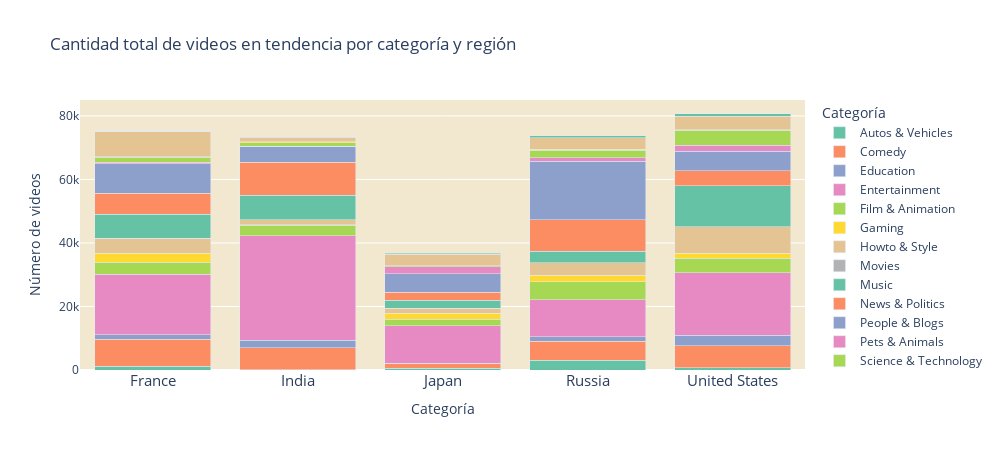

Here is the notebook cell this chart was saved with:
### Markdown cell above
## Gráfico de Barras Apiladas (Cantidad de Videos en Tendencias por Categoría)
Observaciones:

La cantidad total de videos en tendencias muestra cierta estacionalidad o variaciones a lo largo del tiempo.
Hay picos y caídas regulares, que podrían estar relacionados con eventos globales, lanzamientos de contenido, o cambios en el algoritmo de tendencias.

Algunas categorías como "Entertainment" (la de color predominante púrpura) parecen dominar el número total de videos en tendencias, otras categorías como "Music" y "Comedy" tienen contribuciones significativas, pero no superan a "Entertainment".

Categorías como "Nonprofits & Activism", "Travel & Events" y "Trailers" tienen una representación mínima en las tendencias.

# Conclusión:

El gráfico muestra un dominio claro de ciertas categorías como "Entertainment" y "Music", mientras que las categorías más pequeñas tienen poca representación. Esto podría indicar un sesgo en los videos en tendencias hacia contenido más popular o comercial.

## Gráfico de Líneas (Proporción Porcentual de Cada Categoría en Tendencias)

Algunas categorías, como "Entertainment" y "Music", tienen una proporción porcentual relativamente estable, aunque con ligeras fluctuaciones.

Algunas categorías muestran una tendencia a la baja en su proporción porcentual con el tiempo (por ejemplo, "Film & Animation").

Hay una alta diversidad de categorías, pero las categorías principales dominan la mayor parte de las tendencias. Para las categorías menores, los porcentajes parecen más ruidosos, posiblemente debido a la baja cantidad de videos en esas categorías.

# Conclusión:

El gráfico indica que, aunque las tendencias permiten cierta diversidad de categorías, el peso relativo de las categorías principales (como "Entertainment" y "Music") sigue siendo dominante. Esto podría reflejar las preferencias del público o las dinámicas del algoritmo de tendencias.

## Conclusión General sobre Ambos Gráficos

Las categorías de contenido popular como "Entertainment" y "Music" dominan consistentemente en cantidad y proporción.

Aunque hay representación de categorías más pequeñas, su impacto es mínimo, lo que podría indicar un sesgo hacia contenido comercial o ampliamente consumido.

La estacionalidad o eventos globales parecen influir en los picos y caídas en la cantidad de videos en tendencias.

### Code cell
# Gráfico de barras para la cantidad de videos por categoría y región

category_counts = df.groupby(['region', 'category_title'])['videos_count'].sum().reset_index()

# Crear el gráfico de barras
fig = px.bar(
    category_counts,
    x="region",  # Eje X: Región
    y="videos_count",  # Eje Y: Número de videos
    color="category_title",  # Agrupar por categoría
    barmode="stack",  # Barras apiladas
    title="Número de Videos en Tendencia por Región y Categoría",
    labels={"videos_count": "Número de Videos", "region": "Región", "category_title": "Categoría"},
    color_discrete_sequence=px.colors.qualitative.Set2  # Paleta de colores
)

fig.update_layout(
    plot_bgcolor = color_fondo,
    xaxis = form_ticks,
    yaxis = dict(),
    title='Cantidad total de videos en tendencia por categoría y región',
    
    xaxis_title='Categoría',
    yaxis_title='Número de videos',
    autosize = False,
    width = 1000,
    height = 450
)

fig.show()

### Figure 1 — Plotly figure (JSON) as saved in the notebook; plotly's stock layout.template omitted (floating-point values rounded to 4 significant figures)
{"data": [{"alignmentgroup": "True", "hovertemplate": "Categoría=Autos & Vehicles<br>Región=%{x}<br>Número de Videos=%{y}<extra></extra>", "legendgroup": "Autos & Vehicles", "marker": {"color": "rgb(102,194,165)", "pattern": {"shape": ""}}, "name": "Autos & Vehicles", "offsetgroup": "Autos & Vehicles", "orientation": "v", "showlegend": true, "textposition": "auto", "type": "bar", "x": ["France", "India", "Japan", "Russia", "United States"], "xaxis": "x", "y": [1220, 138, 538, 3116, 758], "yaxis": "y"}, {"alignmentgroup": "True", "hovertemplate": "Categoría=Comedy<br>Región=%{x}<br>Número de Videos=%{y}<extra></extra>", "legendgroup": "Comedy", "marker": {"color": "rgb(252,141,98)", "pattern": {"shape": ""}}, "name": "Comedy", "offsetgroup": "Comedy", "orientation": "v", "showlegend": true, "textposition": "auto", "type": "bar", "x": ["France", "India", "Japan", "Russia", "United States"], "xaxis": "x", "y": [8446, 6814, 1372, 5968, 6870], "yaxis": "y"}, {"alignmentgroup": "True", "hovertemplate": "Categoría=Education<br>Región=%{x}<br>Número de Videos=%{y}<extra></extra>", "legendgroup": "Education", "marker": {"color": "rgb(141,160,203)", "pattern": {"shape": ""}}, "name": "Education", "offsetgroup": "Education", "orientation": "v", "showlegend": true, "textposition": "auto", "type": "bar", "x": ["France", "India", "Japan", "Russia", "United States"], "xaxis": "x", "y": [1480, 2360, 212, 1326, 3284], "yaxis": "y"}, {"alignmentgroup": "True", "hovertemplate": "Categoría=Entertainment<br>Región=%{x}<br>Número de Videos=%{y}<extra></extra>", "legendgroup": "Entertainment", "marker": {"color": "rgb(231,138,195)", "pattern": {"shape": ""}}, "name": "Entertainment", "offsetgroup": "Entertainment", "orientation": "v", "showlegend": true, "textposition": "auto", "type": "bar", "x": ["France", "India", "Japan", "Russia", "United States"], "xaxis": "x", "y": [19020, 32924, 11734, 11692, 19638], "yaxis": "y"}, {"alignmentgroup": "True", "hovertemplate": "Categoría=Film & Animation<br>Región=%{x}<br>Número de Videos=%{y}<extra></extra>", "legendgroup": "Film & Animation", "marker": {"color": "rgb(166,216,84)", "pattern": {"shape": ""}}, "name": "Film & Animation", "offsetgroup": "Film & Animation", "orientation": "v", "showlegend": true, "textposition": "auto", "type": "bar", "x": ["France", "India", "Japan", "Russia", "United States"], "xaxis": "x", "y": [3768, 3298, 2140, 5676, 4680], "yaxis": "y"}, {"alignmentgroup": "True", "hovertemplate": "Categoría=Gaming<br>Región=%{x}<br>Número de Videos=%{y}<extra></extra>", "legendgroup": "Gaming", "marker": {"color": "rgb(255,217,47)", "pattern": {"shape": ""}}, "name": "Gaming", "offsetgroup": "Gaming", "orientation": "v", "showlegend": true, "textposition": "auto", "type": "bar", "x": ["France", "India", "Japan", "Russia", "United States"], "xaxis": "x", "y": [2786, 132, 1834, 2050, 1606], "yaxis": "y"}, {"alignmentgroup": "True", "hovertemplate": "Categoría=Howto & Style<br>Región=%{x}<br>Número de Videos=%{y}<extra></extra>", "legendgroup": "Howto & Style", "marker": {"color": "rgb(229,196,148)", "pattern": {"shape": ""}}, "name": "Howto & Style", "offsetgroup": "Howto & Style", "orientation": "v", "showlegend": true, "textposition": "auto", "type": "bar", "x": ["France", "India", "Japan", "Russia", "United States"], "xaxis": "x", "y": [4668, 1674, 1574, 3928, 8280], "yaxis": "y"}, {"alignmentgroup": "True", "hovertemplate": "Categoría=Movies<br>Región=%{x}<br>Número de Videos=%{y}<extra></extra>", "legendgroup": "Movies", "marker": {"color": "rgb(179,179,179)", "pattern": {"shape": ""}}, "name": "Movies", "offsetgroup": "Movies", "orientation": "v", "showlegend": true, "textposition": "auto", "type": "bar", "x": ["France", "India", "Russia"], "xaxis": "x", "y": [22, 32, 2], "yaxis": "y"}, {"alignmentgroup": "True", "hovertemplate": "Categoría=Music<br>Región=%{x}<br>Número de Videos=%{y}<extra></extra>", "legendgroup": "Music", "marker": {"color": "rgb(102,194,165)", "pattern": {"shape": ""}}, "name": "Music", "offsetgroup": "Music", "orientation": "v", "showlegend": true, "textposition": "auto", "type": "bar", "x": ["France", "India", "Japan", "Russia", "United States"], "xaxis": "x", "y": [7658, 7714, 2480, 3664, 12874], "yaxis": "y"}, {"alignmentgroup": "True", "hovertemplate": "Categoría=News & Politics<br>Región=%{x}<br>Número de Videos=%{y}<extra></extra>", "legendgroup": "News & Politics", "marker": {"color": "rgb(252,141,98)", "pattern": {"shape": ""}}, "name": "News & Politics", "offsetgroup": "News & Politics", "orientation": "v", "showlegend": true, "textposition": "auto", "type": "bar", "x": ["France", "India", "Japan", "Russia", "United States"], "xaxis": "x", "y": [6526, 10346, 2654, 9858, 4818], "yaxis": "y"}, {"alignmentgroup": "True", "hovertemplate": "Categoría=People & Blogs<br>Región=%{x}<br>Número de Videos=%{y}<extra></extra>", "legendgroup": "People & Blogs", "marker": {"color": "rgb(141,160,203)", "pattern": {"shape": ""}}, "name": "People & Blogs", "offsetgroup": "People & Blogs", "orientation": "v", "showlegend": true, "textposition": "auto", "type": "bar", "x": ["France", "India", "Japan", "Russia", "United States"], "xaxis": "x", "y": [9346, 4988, 5792, 18452, 6122], "yaxis": "y"}, {"alignmentgroup": "True", "hovertemplate": "Categoría=Pets & Animals<br>Región=%{x}<br>Número de Videos=%{y}<extra></extra>", "legendgroup": "Pets & Animals", "marker": {"color": "rgb(231,138,195)", "pattern": {"shape": ""}}, "name": "Pets & Animals", "offsetgroup": "Pets & Animals", "orientation": "v", "showlegend": true, "textposition": "auto", "type": "bar", "x": ["France", "India", "Japan", "Russia", "United States"], "xaxis": "x", "y": [468, 6, 2250, 1154, 1832], "yaxis": "y"}, {"alignmentgroup": "True", "hovertemplate": "Categoría=Science & Technology<br>Región=%{x}<br>Número de Videos=%{y}<extra></extra>", "legendgroup": "Science & Technology", "marker": {"color": "rgb(166,216,84)", "pattern": {"shape": ""}}, "name": "Science & Technology", "offsetgroup": "Science & Technology", "orientation": "v", "showlegend": true, "textposition": "auto", "type": "bar", "x": ["France", "India", "Japan", "Russia", "United States"], "xaxis": "x", "y": [1588, 1096, 300, 2226, 4722], "yaxis": "y"}, {"alignmentgroup": "True", "hovertemplate": "Categoría=Shows<br>Región=%{x}<br>Número de Videos=%{y}<extra></extra>", "legendgroup": "Shows", "marker": {"color": "rgb(255,217,47)", "pattern": {"shape": ""}}, "name": "Shows", "offsetgroup": "Shows", "orientation": "v", "showlegend": true, "textposition": "auto", "type": "bar", "x": ["France", "India", "Russia", "United States"], "xaxis": "x", "y": [198, 410, 388, 114], "yaxis": "y"}, {"alignmentgroup": "True", "hovertemplate": "Categoría=Sports<br>Región=%{x}<br>Número de Videos=%{y}<extra></extra>", "legendgroup": "Sports", "marker": {"color": "rgb(229,196,148)", "pattern": {"shape": ""}}, "name": "Sports", "offsetgroup": "Sports", "orientation": "v", "showlegend": true, "textposition": "auto", "type": "bar", "x": ["France", "India", "Japan", "Russia", "United States"], "xaxis": "x", "y": [8002, 1424, 3606, 3684, 4250], "yaxis": "y"}, {"alignmentgroup": "True", "hovertemplate": "Categoría=Trailers<br>Región=%{x}<br>Número de Videos=%{y}<extra></extra>", "legendgroup": "Trailers", "marker": {"color": "rgb(179,179,179)", "pattern": {"shape": ""}}, "name": "Trailers", "offsetgroup": "Trailers", "orientation": "v", "showlegend": true, "textposition": "auto", "type": "bar", "x": ["France"], "xaxis": "x", "y": [4], "yaxis": "y"}, {"alignmentgroup": "True", "hovertemplate": "Categoría=Travel & Events<br>Región=%{x}<br>Número de Videos=%{y}<extra></extra>", "legendgroup": "Travel & Events", "marker": {"color": "rgb(102,194,165)", "pattern": {"shape": ""}}, "name": "Travel & Events", "offsetgroup": "Travel & Events", "orientation": "v", "showlegend": true, "textposition": "auto", "type": "bar", "x": ["France", "India", "Japan", "Russia", "United States"], "xaxis": "x", "y": [204, 16, 276, 510, 804], "yaxis": "y"}, {"alignmentgroup": "True", "hovertemplate": "Categoría=Nonprofits & Activism<br>Región=%{x}<br>Número de Videos=%{y}<extra></extra>", "legendgroup": "Nonprofits & Activism", "marker": {"color": "rgb(252,141,98)", "pattern": {"shape": ""}}, "name": "Nonprofits & Activism", "offsetgroup": "Nonprofits & Activism", "orientation": "v", "showlegend": true, "textposition": "auto", "type": "bar", "x": ["United States"], "xaxis": "x", "y": [106], "yaxis": "y"}], "layout": {"autosize": false, "barmode": "stack", "height": 450, "legend": {"title": {"text": "Categoría"}, "tracegroupgap": 0}, "plot_bgcolor": "#f2e8cf", "title": {"text": "Cantidad total de videos en tendencia por categoría y región"}, "width": 1000, "xaxis": {"anchor": "y", "domain": [0, 1], "tickfont": {"size": 15}, "title": {"text": "Categoría"}}, "yaxis": {"anchor": "x", "domain": [0, 1], "title": {"text": "Número de videos"}}}}
